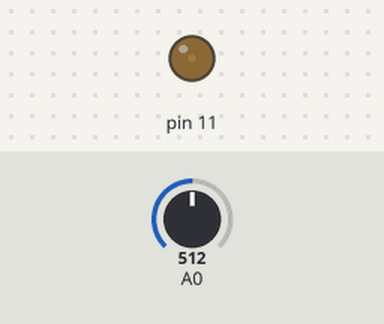
Simulated run of this sketch. Board: Arduino Uno, built with avr-gcc and run on an emulated ATmega328P. On the bench: output pins drawn as LEDs (lit = HIGH). The inputs (shaded band) are chosen by the test bench; at power-on: A0 = 512.

Above: at 1.2 s.
1.3 s: A0 set to 490
At 1.8 s:
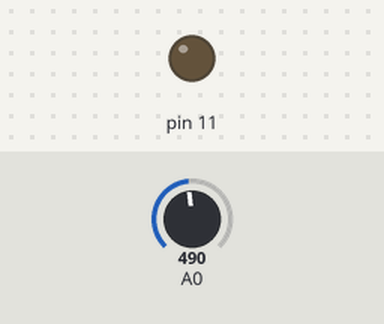
2.8 s: A0 set to 760
At 4.0 s:
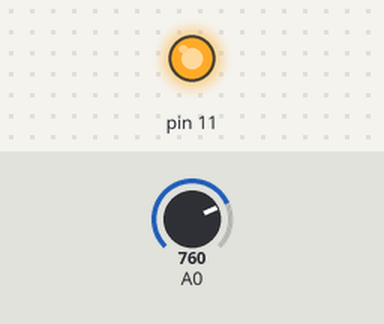
4.3 s: A0 set to 740
At 5.3 s:
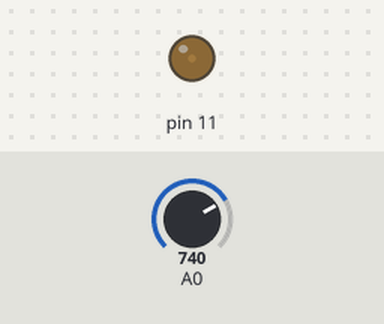
5.8 s: A0 set to 900
At 6.4 s:
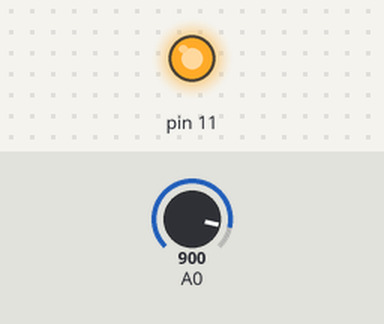
Timing chart, 0 to 8.3 s (numbered marks = the images above; inputs shaded):
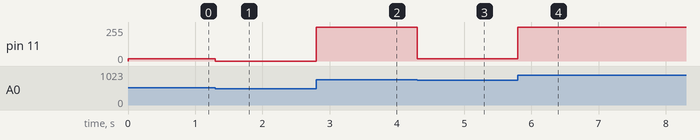

Measured:
- the behaviour switches between 750 and 749 on A0 (found by bisection; images 2 and 3)
- after the input at 1.3 s, pin 11: 16/255 → 0/255 at once
- after the input at 2.8 s, pin 11: 0/255 → 255/255 at once
- after the input at 4.3 s, pin 11: 255/255 → 16/255 at once
- after the input at 5.8 s, pin 11: 16/255 → 255/255 at once

The sketch:

PWM_Brightness_Control.ino
```cpp
void setup() {
  pinMode(11,OUTPUT);
}

void loop() {
  int value=analogRead(A0);
  if(value<500)
  analogWrite(11,0);
  else if(value<750)
  analogWrite(11,16);
  else
  analogWrite(11,255);
}
```
